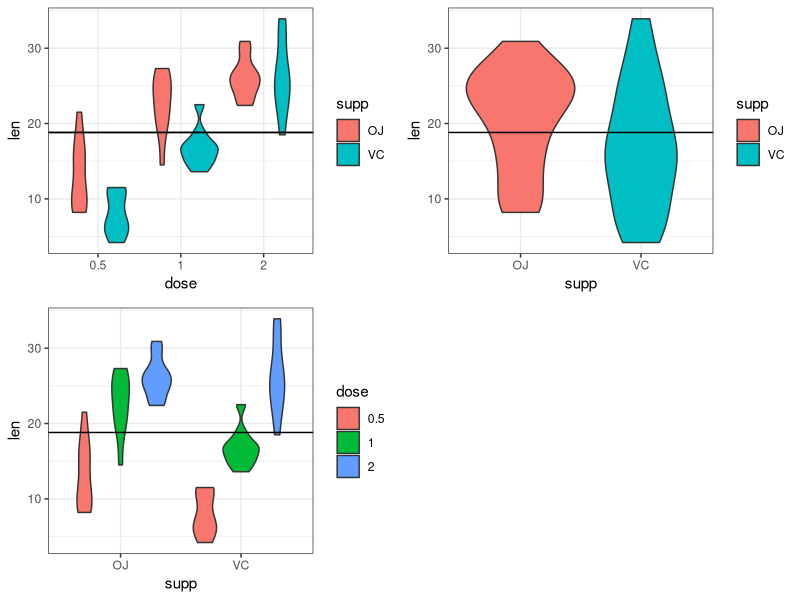

Write R code to recreate this figure. (Note: this script raises an error after producing the figure.)
## ---- chunk 1
rm(list=ls()) 

library(datasets)
library(knitr)
library(dplyr)
library(reshape2)
library(ggplot2)
library(data.table)
library(gridExtra)

data(ToothGrowth)
## ---- chunk 2
data(ToothGrowth)
d<-ToothGrowth
str(d)
## ---- chunk 3
unique(d$dose)
## ---- chunk 4
d$dose<-as.factor(d$dose)
## ---- chunk 5
d2<-mutate(d, dosexsupp=factor(paste(supp, dose,"_")))
## ---- chunk 6
figall<-ggplot(d2, aes(x=supp, y=len, fill=dose))+
       geom_violin(trim = TRUE)+
        geom_hline(yintercept=mean(d$len))+
        theme_bw()

figdose<-ggplot(d, aes(x=dose, y=len, fill=supp))+
        geom_violin(trim = TRUE)+
        geom_hline(yintercept=mean(d$len))+
        geom_hline(yintercept=mean(d$len))+
        theme_bw()

figsupp<-ggplot(d, aes(x=supp, y=len, fill=supp))+
        geom_violin(trim = TRUE)+
        geom_hline(yintercept=mean(d$len))+
        theme_bw()
## ---- chunk 7
grid.arrange(figdose, figsupp, figall, nrow=2, ncol=2)
## ---- chunk 8
suppstest <- t.test(len ~ supp, data = d, paired = FALSE, var.equal = FALSE)
## ---- chunk 9
suppstest
## ---- chunk 10
d0510<-filter(d, dose==c(.5, 1))
d0520<-filter(d, dose==c(.5, 2))
d1020<-filter(d, dose==c(1,2))

t0510<-t.test(len~supp, data = d0510, paired = FALSE, var.equal = FALSE)
t0520<-t.test(len~supp, data = d0520, paired = FALSE, var.equal = FALSE)
t1020<-t.test(len~supp, data = d1020, paired = FALSE, var.equal = FALSE)

compareall<-data.frame()

t0510<-c("p"=t0510$p.value, "CIMIN"=t0510$conf.int[1],"CIMAX"=t0510$conf.int[2], "OJ"=t0510$estimate[1], "VC"=t0510$estimate[2])

t0520<-c("p"=t0520$p.value, "CIMIN"=t0520$conf.int[1],"CIMAX"=t0520$conf.int[2], "OJ"=t0520$estimate[1], "VC"=t0520$estimate[2])

t1020<-c("p"=t1020$p.value, "CIMIN"=t1020$conf.int[1],"CIMAX"=t1020$conf.int[2], "OJ"=t1020$estimate[1], "VC"=t1020$estimate[2])

tall<-data.frame(rbind(t0510, t0520, t1020 ))
names(tall)<-c("p", "CiMin", "CiMax", "OJMean", "VCMean")
rownames(tall)<-c("0.5 vs 1.0 mg", "0.5 vs 2.0 mg", "1.0 vs 2.0 mg")
## ---- chunk 11
kable(tall)
## ---- chunk 12
final5<-filter(d, dose==0.5)
final10<-filter(d, dose==1.0)

tfinal5<-t.test(len~supp, data = final5, paired = FALSE, var.equal = FALSE)
tfinal10<-t.test(len~supp, data=final10, paired=F, var.equal=F)

tfinal5<-c("p"=tfinal5$p.value, "CIMIN"=tfinal5$conf.int[1],"CIMAX"=tfinal5$conf.int[2], "OJ"=tfinal5$estimate[1], "VC"=tfinal5$estimate[2])

tfinal10<-c("p"=tfinal10$p.value, "CIMIN"=tfinal10$conf.int[1],"CIMAX"=tfinal10$conf.int[2], "OJ"=tfinal10$estimate[1], "VC"=tfinal10$estimate[2])

tfinalall<-data.frame(rbind(tfinal5, tfinal10))
names(tfinalall)<-c("p", "CiMin", "CiMax", "OJMean", "VCMean")
rownames(tfinalall)<-c(".5 mg", "1.0 mg")
## ---- chunk 13
kable(tfinalall)
## ---- chunk 14
dOJ<-filter(d, dose==c(.5, 1.0), supp=="OJ")
dVC<-filter(d, dose==c(.5, 1.0), supp=="VC")
dOJVC<-filter(d, dose==c(.5, 1.0))

ggplot(dOJVC, aes(x=dose, y=len, fill=supp) )+ 
        geom_violin(trim = TRUE)+
        geom_hline(yintercept=mean(dOJVC$len))+
        theme_bw()
## ---- chunk 15
tOJ<-t.test(len~dose, data = dOJ, paired = FALSE, var.equal = FALSE)
tVC<-t.test(len~dose, data = dVC, paired = FALSE, var.equal = FALSE)


compareall<-data.frame()

tOJ<-c("p"=tOJ$p.value, "CIMIN"=tOJ$conf.int[1],"CIMAX"=tOJ$conf.int[2], "0.5"=tOJ$estimate[1], "1.0"=tOJ$estimate[2])

tVC<-c("p"=tVC$p.value, "CIMIN"=tVC$conf.int[1],"CIMAX"=tVC$conf.int[2], "0.5"=tVC$estimate[1], "1.0"=tVC$estimate[2])


tOJVC<-data.frame(rbind(tOJ, tVC ))
names(tOJVC)<-c("p", "CiMin", "CiMax", "0.5_mean", "1.0_mean")
rownames(tOJVC)<-c("OJ", "VC")
## ---- chunk 16
kable(tOJVC)
## ---- chunk 17
library(datasets)
library(knitr)
library(dplyr)
library(reshape2)
library(ggplot2)
library(data.table)
library(gridExtra)

data(ToothGrowth)
## ---- chunk 18
d0510<-filter(d, dose==c(.5, 1))
d0520<-filter(d, dose==c(.5, 2))
d1020<-filter(d, dose==c(1,2))

t0510<-t.test(len~supp, data = d0510, paired = FALSE, var.equal = FALSE)
t0520<-t.test(len~supp, data = d0520, paired = FALSE, var.equal = FALSE)
t1020<-t.test(len~supp, data = d1020, paired = FALSE, var.equal = FALSE)

compareall<-data.frame()

t0510<-c("p"=t0510$p.value, "CIMIN"=t0510$conf.int[1],"CIMAX"=t0510$conf.int[2], "OJ"=t0510$estimate[1], "VC"=t0510$estimate[2])

t0520<-c("p"=t0520$p.value, "CIMIN"=t0520$conf.int[1],"CIMAX"=t0520$conf.int[2], "OJ"=t0520$estimate[1], "VC"=t0520$estimate[2])

t1020<-c("p"=t1020$p.value, "CIMIN"=t1020$conf.int[1],"CIMAX"=t1020$conf.int[2], "OJ"=t1020$estimate[1], "VC"=t1020$estimate[2])

tall<-data.frame(rbind(t0510, t0520, t1020 ))
names(tall)<-c("p", "CiMin", "CiMax", "OJMean", "VCMean")
rownames(tall)<-c("0.5 vs 1.0 mg", "0.5 vs 2.0 mg", "1.0 vs 2.0 mg")
## ---- chunk 19
final5<-filter(d, dose==0.5)
final10<-filter(d, dose==1.0)

tfinal5<-t.test(len~supp, data = final5, paired = FALSE, var.equal = FALSE)
tfinal10<-t.test(len~supp, data=final10, paired=F, var.equal=F)

tfinal5<-c("p"=tfinal5$p.value, "CIMIN"=tfinal5$conf.int[1],"CIMAX"=tfinal5$conf.int[2], "OJ"=tfinal5$estimate[1], "VC"=tfinal5$estimate[2])

tfinal10<-c("p"=tfinal10$p.value, "CIMIN"=tfinal10$conf.int[1],"CIMAX"=tfinal10$conf.int[2], "OJ"=tfinal10$estimate[1], "VC"=tfinal10$estimate[2])

tfinalall<-data.frame(rbind(tfinal5, tfinal10))
names(tfinalall)<-c("p", "CiMin", "CiMax", "OJMean", "VCMean")
rownames(tfinalall)<-c(".5 mg", "1.0 mg")
